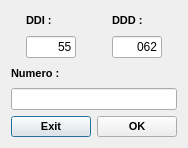
<?xml version="1.0" encoding="UTF-8"?>
<ui version="4.0">
 <class>CadastroTelefone</class>
 <widget class="QDialog" name="CadastroTelefone">
  <property name="geometry">
   <rect>
    <x>0</x>
    <y>0</y>
    <width>156</width>
    <height>148</height>
   </rect>
  </property>
  <property name="windowTitle">
   <string>Fone</string>
  </property>
  <property name="windowIcon">
   <iconset resource="arquivos.qrc">
    <normaloff>:/Arquivos/Imagens/telefone.png</normaloff>:/Arquivos/Imagens/telefone.png</iconset>
  </property>
  <property name="layoutDirection">
   <enum>Qt::LeftToRight</enum>
  </property>
  <layout class="QGridLayout" name="gridLayout_4">
   <item row="0" column="0">
    <layout class="QGridLayout" name="gridLayout_2">
     <item row="0" column="0">
      <widget class="QLabel" name="dDILabel">
       <property name="font">
        <font>
         <pointsize>8</pointsize>
         <weight>75</weight>
         <bold>true</bold>
         <underline>false</underline>
        </font>
       </property>
       <property name="text">
        <string>DDI :</string>
       </property>
      </widget>
     </item>
     <item row="1" column="0">
      <widget class="QLineEdit" name="dDILineEdit">
       <property name="minimumSize">
        <size>
         <width>50</width>
         <height>0</height>
        </size>
       </property>
       <property name="maximumSize">
        <size>
         <width>50</width>
         <height>25</height>
        </size>
       </property>
       <property name="text">
        <string>55</string>
       </property>
       <property name="alignment">
        <set>Qt::AlignRight|Qt::AlignTrailing|Qt::AlignVCenter</set>
       </property>
      </widget>
     </item>
    </layout>
   </item>
   <item row="0" column="1">
    <layout class="QGridLayout" name="gridLayout">
     <item row="0" column="0">
      <widget class="QLabel" name="dDDLabel">
       <property name="font">
        <font>
         <pointsize>8</pointsize>
         <weight>75</weight>
         <bold>true</bold>
         <underline>false</underline>
        </font>
       </property>
       <property name="text">
        <string>DDD :</string>
       </property>
      </widget>
     </item>
     <item row="1" column="0">
      <widget class="QLineEdit" name="dDDLineEdit">
       <property name="minimumSize">
        <size>
         <width>50</width>
         <height>0</height>
        </size>
       </property>
       <property name="maximumSize">
        <size>
         <width>50</width>
         <height>25</height>
        </size>
       </property>
       <property name="text">
        <string>062</string>
       </property>
       <property name="alignment">
        <set>Qt::AlignRight|Qt::AlignTrailing|Qt::AlignVCenter</set>
       </property>
      </widget>
     </item>
    </layout>
   </item>
   <item row="1" column="0" colspan="2">
    <layout class="QGridLayout" name="gridLayout_3">
     <item row="0" column="0">
      <widget class="QLabel" name="numeroLabel">
       <property name="font">
        <font>
         <pointsize>8</pointsize>
         <weight>75</weight>
         <bold>true</bold>
         <underline>false</underline>
        </font>
       </property>
       <property name="text">
        <string>Numero :</string>
       </property>
      </widget>
     </item>
     <item row="1" column="0">
      <widget class="QLineEdit" name="numeroLineEdit">
       <property name="alignment">
        <set>Qt::AlignRight|Qt::AlignTrailing|Qt::AlignVCenter</set>
       </property>
      </widget>
     </item>
    </layout>
   </item>
   <item row="2" column="0">
    <widget class="QPushButton" name="pushButton_Cancel">
     <property name="font">
      <font>
       <pointsize>8</pointsize>
       <weight>75</weight>
       <bold>true</bold>
      </font>
     </property>
     <property name="text">
      <string>Exit</string>
     </property>
     <property name="icon">
      <iconset resource="arquivos.qrc">
       <normaloff>:/Arquivos/Imagens/cancel.png</normaloff>:/Arquivos/Imagens/cancel.png</iconset>
     </property>
     <property name="shortcut">
      <string>Return</string>
     </property>
    </widget>
   </item>
   <item row="2" column="1">
    <widget class="QPushButton" name="pushButton_OK">
     <property name="font">
      <font>
       <pointsize>8</pointsize>
       <weight>75</weight>
       <bold>true</bold>
      </font>
     </property>
     <property name="text">
      <string>OK</string>
     </property>
     <property name="icon">
      <iconset resource="arquivos.qrc">
       <normaloff>:/Arquivos/Imagens/OK.png</normaloff>:/Arquivos/Imagens/OK.png</iconset>
     </property>
     <property name="shortcut">
      <string>Return</string>
     </property>
     <property name="checkable">
      <bool>false</bool>
     </property>
    </widget>
   </item>
  </layout>
 </widget>
 <tabstops>
  <tabstop>numeroLineEdit</tabstop>
  <tabstop>dDDLineEdit</tabstop>
  <tabstop>dDILineEdit</tabstop>
  <tabstop>pushButton_OK</tabstop>
  <tabstop>pushButton_Cancel</tabstop>
 </tabstops>
 <resources>
  <include location="arquivos.qrc"/>
 </resources>
 <connections/>
</ui>
